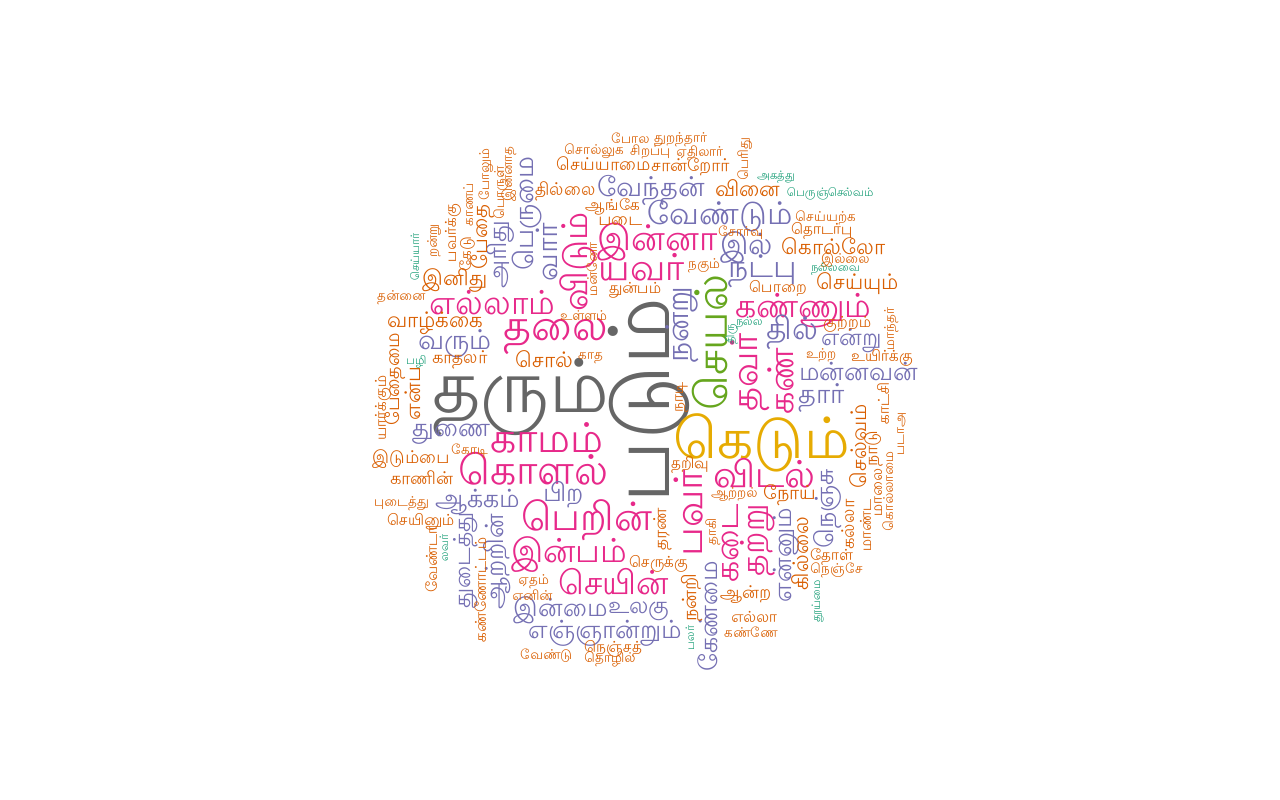

Here is the R script that generated this plot:
# Thirukural world could. 
# Author: shakthydoss
# website: http://shakthydoss.com


#loadind text mining libary and wordcloud libary.
library("tm")
library("wordcloud")

data <- Corpus(DirSource("//Corpus"))
data <- tm_map(data , stripWhitespace)
term.matrix <- TermDocumentMatrix(data)
term.matrix <- as.matrix(term.matrix)
v <- sort(rowSums(term.matrix), decreasing=TRUE )
d <- data.frame(word = names(v),freq=v)

# saving word cloud chart.
png("wordcloud.png", width=1280,height=800)
wordcloud(d$word,d$freq, scale=c(7,0.15),min.freq=3, max.words=133, random.order=FALSE, rot.per=0.35, use.r.layout=FALSE, colors=brewer.pal(8, "Dark2"))
dev.off()


